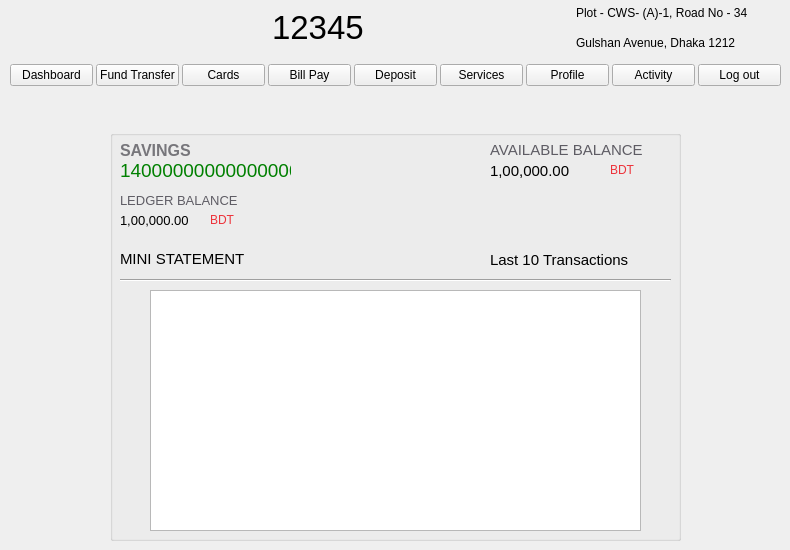
    <widget class="QWidget" name="home_page">
     <widget class="QWidget" name="layoutWidget">
      <property name="geometry">
       <rect>
        <x>10</x>
        <y>60</y>
        <width>771</width>
        <height>30</height>
       </rect>
      </property>
      <layout class="QHBoxLayout" name="horizontalLayout_2">
       <property name="spacing">
        <number>3</number>
       </property>
       <property name="sizeConstraint">
        <enum>QLayout::SetMinimumSize</enum>
       </property>
       <item>
        <widget class="QPushButton" name="dashboard_button">
         <property name="sizePolicy">
          <sizepolicy hsizetype="Minimum" vsizetype="Fixed">
           <horstretch>0</horstretch>
           <verstretch>0</verstretch>
          </sizepolicy>
         </property>
         <property name="text">
          <string>Dashboard</string>
         </property>
        </widget>
       </item>
       <item>
        <widget class="QPushButton" name="fund_tranfer_button">
         <property name="sizePolicy">
          <sizepolicy hsizetype="Minimum" vsizetype="Fixed">
           <horstretch>0</horstretch>
           <verstretch>0</verstretch>
          </sizepolicy>
         </property>
         <property name="text">
          <string>Fund Transfer</string>
         </property>
        </widget>
       </item>
       <item>
        <widget class="QPushButton" name="cards_button">
         <property name="sizePolicy">
          <sizepolicy hsizetype="Minimum" vsizetype="Fixed">
           <horstretch>0</horstretch>
           <verstretch>0</verstretch>
          </sizepolicy>
         </property>
         <property name="text">
          <string>Cards</string>
         </property>
        </widget>
       </item>
       <item>
        <widget class="QPushButton" name="bill_pay_button">
         <property name="sizePolicy">
          <sizepolicy hsizetype="Minimum" vsizetype="Fixed">
           <horstretch>0</horstretch>
           <verstretch>0</verstretch>
          </sizepolicy>
         </property>
         <property name="text">
          <string>Bill Pay</string>
         </property>
        </widget>
       </item>
       <item>
        <widget class="QPushButton" name="beneficiary_button">
         <property name="sizePolicy">
          <sizepolicy hsizetype="Minimum" vsizetype="Fixed">
           <horstretch>0</horstretch>
           <verstretch>0</verstretch>
          </sizepolicy>
         </property>
         <property name="text">
          <string>Deposit</string>
         </property>
        </widget>
       </item>
       <item>
        <widget class="QPushButton" name="services_button">
         <property name="sizePolicy">
          <sizepolicy hsizetype="Minimum" vsizetype="Fixed">
           <horstretch>0</horstretch>
           <verstretch>0</verstretch>
          </sizepolicy>
         </property>
         <property name="text">
          <string>Services</string>
         </property>
        </widget>
       </item>
       <item>
        <widget class="QPushButton" name="profile_button">
         <property name="sizePolicy">
          <sizepolicy hsizetype="Minimum" vsizetype="Fixed">
           <horstretch>0</horstretch>
           <verstretch>0</verstretch>
          </sizepolicy>
         </property>
         <property name="text">
          <string>Profile</string>
         </property>
        </widget>
       </item>
       <item>
        <widget class="QPushButton" name="activity_button">
         <property name="sizePolicy">
          <sizepolicy hsizetype="Minimum" vsizetype="Fixed">
           <horstretch>0</horstretch>
           <verstretch>0</verstretch>
          </sizepolicy>
         </property>
         <property name="text">
          <string>Activity</string>
         </property>
        </widget>
       </item>
       <item>
        <widget class="QPushButton" name="home_schedular_button">
         <property name="sizePolicy">
          <sizepolicy hsizetype="Minimum" vsizetype="Fixed">
           <horstretch>0</horstretch>
           <verstretch>0</verstretch>
          </sizepolicy>
         </property>
         <property name="text">
          <string>Log out</string>
         </property>
        </widget>
       </item>
      </layout>
     </widget>
     <widget class="QGroupBox" name="home_box">
      <property name="geometry">
       <rect>
        <x>110</x>
        <y>130</y>
        <width>571</width>
        <height>411</height>
       </rect>
      </property>
      <property name="title">
       <string/>
      </property>
      <widget class="QLabel" name="home_savings_label">
       <property name="geometry">
        <rect>
         <x>10</x>
         <y>10</y>
         <width>81</width>
         <height>21</height>
        </rect>
       </property>
       <property name="text">
        <string>&lt;html&gt;&lt;head/&gt;&lt;body&gt;&lt;p&gt;&lt;span style=&quot; font-size:12pt; font-weight:700; color:#77767b;&quot;&gt;SAVINGS&lt;/span&gt;&lt;/p&gt;&lt;/body&gt;&lt;/html&gt;</string>
       </property>
      </widget>
      <widget class="QLabel" name="home_available_balance_label">
       <property name="geometry">
        <rect>
         <x>380</x>
         <y>10</y>
         <width>171</width>
         <height>21</height>
        </rect>
       </property>
       <property name="font">
        <font>
         <pointsize>11</pointsize>
        </font>
       </property>
       <property name="text">
        <string>&lt;html&gt;&lt;head/&gt;&lt;body&gt;&lt;p&gt;&lt;span style=&quot; color:#5e5c64;&quot;&gt;AVAILABLE BALANCE&lt;/span&gt;&lt;/p&gt;&lt;/body&gt;&lt;/html&gt;</string>
       </property>
      </widget>
      <widget class="QLabel" name="home_available_balance">
       <property name="geometry">
        <rect>
         <x>380</x>
         <y>32</y>
         <width>101</width>
         <height>17</height>
        </rect>
       </property>
       <property name="font">
        <font>
         <pointsize>11</pointsize>
        </font>
       </property>
       <property name="text">
        <string>1,00,000.00</string>
       </property>
      </widget>
      <widget class="QLabel" name="home_currency_label">
       <property name="geometry">
        <rect>
         <x>500</x>
         <y>32</y>
         <width>31</width>
         <height>17</height>
        </rect>
       </property>
       <property name="text">
        <string>&lt;html&gt;&lt;head/&gt;&lt;body&gt;&lt;p&gt;&lt;span style=&quot; color:#ed333b;&quot;&gt;BDT&lt;/span&gt;&lt;/p&gt;&lt;/body&gt;&lt;/html&gt;</string>
       </property>
      </widget>
      <widget class="QLabel" name="home_savings">
       <property name="geometry">
        <rect>
         <x>10</x>
         <y>32</y>
         <width>171</width>
         <height>17</height>
        </rect>
       </property>
       <property name="font">
        <font>
         <pointsize>14</pointsize>
        </font>
       </property>
       <property name="styleSheet">
        <string notr="true">color:green;</string>
       </property>
       <property name="text">
        <string>140000000000000000</string>
       </property>
      </widget>
      <widget class="QLabel" name="home_ledger">
       <property name="geometry">
        <rect>
         <x>10</x>
         <y>82</y>
         <width>91</width>
         <height>17</height>
        </rect>
       </property>
       <property name="font">
        <font>
         <pointsize>10</pointsize>
         <weight>50</weight>
         <bold>false</bold>
        </font>
       </property>
       <property name="text">
        <string>&lt;html&gt;&lt;head/&gt;&lt;body&gt;&lt;p&gt;1,00,000.00&lt;/p&gt;&lt;/body&gt;&lt;/html&gt;</string>
       </property>
      </widget>
      <widget class="QLabel" name="home_ledger_balance">
       <property name="geometry">
        <rect>
         <x>10</x>
         <y>60</y>
         <width>151</width>
         <height>21</height>
        </rect>
       </property>
       <property name="font">
        <font>
         <pointsize>10</pointsize>
        </font>
       </property>
       <property name="text">
        <string>&lt;html&gt;&lt;head/&gt;&lt;body&gt;&lt;p&gt;&lt;span style=&quot; color:#5e5c64;&quot;&gt;LEDGER BALANCE&lt;/span&gt;&lt;/p&gt;&lt;/body&gt;&lt;/html&gt;</string>
       </property>
      </widget>
      <widget class="QLabel" name="home_currency_label_2">
       <property name="geometry">
        <rect>
         <x>100</x>
         <y>82</y>
         <width>31</width>
         <height>17</height>
        </rect>
       </property>
       <property name="text">
        <string>&lt;html&gt;&lt;head/&gt;&lt;body&gt;&lt;p&gt;&lt;span style=&quot; color:#ed333b;&quot;&gt;BDT&lt;/span&gt;&lt;/p&gt;&lt;/body&gt;&lt;/html&gt;</string>
       </property>
      </widget>
      <widget class="QLabel" name="home_mini_statement_label">
       <property name="geometry">
        <rect>
         <x>10</x>
         <y>120</y>
         <width>151</width>
         <height>17</height>
        </rect>
       </property>
       <property name="font">
        <font>
         <pointsize>11</pointsize>
        </font>
       </property>
       <property name="text">
        <string>MINI STATEMENT</string>
       </property>
      </widget>
      <widget class="QLabel" name="home_transactions_label">
       <property name="geometry">
        <rect>
         <x>380</x>
         <y>120</y>
         <width>161</width>
         <height>20</height>
        </rect>
       </property>
       <property name="font">
        <font>
         <pointsize>11</pointsize>
        </font>
       </property>
       <property name="text">
        <string>Last 10 Transactions</string>
       </property>
      </widget>
      <widget class="Line" name="home_hor_bar">
       <property name="geometry">
        <rect>
         <x>10</x>
         <y>140</y>
         <width>551</width>
         <height>20</height>
        </rect>
       </property>
       <property name="orientation">
        <enum>Qt::Horizontal</enum>
       </property>
      </widget>
      <widget class="QLabel" name="home_status_label">
       <property name="geometry">
        <rect>
         <x>120</x>
         <y>160</y>
         <width>67</width>
         <height>17</height>
        </rect>
       </property>
       <property name="font">
        <font>
         <pointsize>13</pointsize>
        </font>
       </property>
       <property name="text">
        <string>Status</string>
       </property>
      </widget>
      <widget class="QLabel" name="home_date_label">
       <property name="geometry">
        <rect>
         <x>260</x>
         <y>160</y>
         <width>67</width>
         <height>17</height>
        </rect>
       </property>
       <property name="font">
        <font>
         <pointsize>13</pointsize>
        </font>
       </property>
       <property name="text">
        <string>Date</string>
       </property>
      </widget>
      <widget class="QLabel" name="home_amount_label">
       <property name="geometry">
        <rect>
         <x>340</x>
         <y>160</y>
         <width>67</width>
         <height>17</height>
        </rect>
       </property>
       <property name="font">
        <font>
         <pointsize>13</pointsize>
        </font>
       </property>
       <property name="text">
        <string>Amount</string>
       </property>
      </widget>
      <widget class="QLabel" name="home_s1_label">
       <property name="geometry">
        <rect>
         <x>150</x>
         <y>190</y>
         <width>67</width>
         <height>17</height>
        </rect>
       </property>
       <property name="text">
        <string>DR</string>
       </property>
      </widget>
      <widget class="QLabel" name="home_d1_label">
       <property name="geometry">
        <rect>
         <x>260</x>
         <y>190</y>
         <width>91</width>
         <height>17</height>
        </rect>
       </property>
       <property name="text">
        <string>29-Mar-2023</string>
       </property>
      </widget>
      <widget class="QLabel" name="home_a1_label">
       <property name="geometry">
        <rect>
         <x>330</x>
         <y>190</y>
         <width>91</width>
         <height>17</height>
        </rect>
       </property>
       <property name="text">
        <string>10,000.00</string>
       </property>
      </widget>
      <widget class="QTableView" name="tableView_2">
       <property name="geometry">
        <rect>
         <x>40</x>
         <y>160</y>
         <width>491</width>
         <height>241</height>
        </rect>
       </property>
       <property name="styleSheet">
        <string notr="true">QScrollBar:vertical {
	border: none;
	background: none;
	width: 1px;
	border-radius: 0px;
}
QScrollBar:horizontal {
	border: none;
	background: rgb(167, 220, 252);
	width: 1px;
	border-radius: 0px;
}</string>
       </property>
      </widget>
     </widget>
     <widget class="QWidget" name="layoutWidget_15">
      <property name="geometry">
       <rect>
        <x>40</x>
        <y>0</y>
        <width>711</width>
        <height>55</height>
       </rect>
      </property>
      <layout class="QGridLayout" name="gridLayout_25">
       <item row="1" column="0">
        <widget class="QLabel" name="login_bank_logo_3">
         <property name="text">
          <string/>
         </property>
         <property name="pixmap">
          <pixmap resource="resources.qrc">:/image/images/logo.jpeg</pixmap>
         </property>
        </widget>
       </item>
       <item row="1" column="4">
        <layout class="QVBoxLayout" name="verticalLayout_10">
         <item>
          <widget class="QLabel" name="login_address_label1_3">
           <property name="text">
            <string>Plot - CWS- (A)-1, Road No - 34 </string>
           </property>
          </widget>
         </item>
         <item>
          <widget class="QLabel" name="login_address_label2_3">
           <property name="text">
            <string>Gulshan Avenue, Dhaka 1212</string>
           </property>
          </widget>
         </item>
        </layout>
       </item>
       <item row="1" column="2">
        <layout class="QHBoxLayout" name="horizontalLayout_25">
         <item>
          <widget class="QLabel" name="login_support_logo_3">
           <property name="text">
            <string/>
           </property>
           <property name="pixmap">
            <pixmap resource="resources.qrc">:/image/images/support_icon.jpeg</pixmap>
           </property>
           <property name="scaledContents">
            <bool>true</bool>
           </property>
          </widget>
         </item>
         <item>
          <widget class="QLabel" name="label_36">
           <property name="font">
            <font>
             <pointsize>25</pointsize>
            </font>
           </property>
           <property name="text">
            <string>12345</string>
           </property>
          </widget>
         </item>
        </layout>
       </item>
       <item row="1" column="1">
        <spacer name="horizontalSpacer_22">
         <property name="orientation">
          <enum>Qt::Horizontal</enum>
         </property>
         <property name="sizeHint" stdset="0">
          <size>
           <width>40</width>
           <height>20</height>
          </size>
         </property>
        </spacer>
       </item>
       <item row="1" column="3">
        <spacer name="horizontalSpacer_23">
         <property name="orientation">
          <enum>Qt::Horizontal</enum>
         </property>
         <property name="sizeHint" stdset="0">
          <size>
           <width>40</width>
           <height>20</height>
          </size>
         </property>
        </spacer>
       </item>
      </layout>
     </widget>
    </widget>
